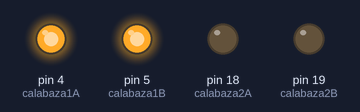
Recording of a sketch running on a simulated Arduino Uno, built with avr-gcc and run on an emulated ATmega328P. On the bench: output pins drawn as LEDs (lit = HIGH).

Above: at 0.15 s.
At 2.4 s:
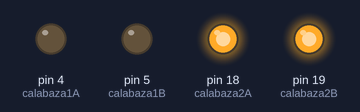
At 4.35 s:
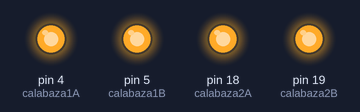
At 5.7 s:
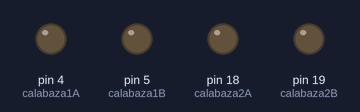
Timing chart, 0 to 8.0 s (numbered marks = the images above):
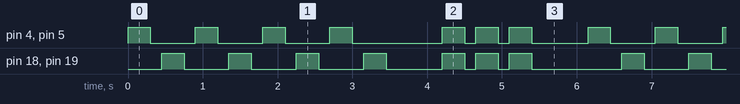

Measured:
- by itself, pin 4 (calabaza1A), pin 5 (calabaza1B): repeats every 6.2 s: 3 × (LOW 0.60 s, HIGH 0.30 s), LOW 1.2 s, 2 × (HIGH 0.30 s, LOW 0.15 s), HIGH 0.30 s, LOW 0.75 s, HIGH 0.30 s
- by itself, pin 18 (calabaza2A), pin 19 (calabaza2B): repeats every 6.2 s: 3 × (LOW 0.60 s, HIGH 0.30 s), LOW 0.75 s, 2 × (HIGH 0.30 s, LOW 0.15 s), HIGH 0.30 s, LOW 1.2 s, HIGH 0.30 s
- by itself, everything shown: repeats every 6.2 s, in 22 steps

The sketch:

calabazasRitmicas.ino
```cpp
const int calabaza1A = 4;
const int calabaza1B = 5;
const int calabaza2A = 18;
const int calabaza2B = 19;

int tiempoParpadeo = 300;
int tiempoEntrePasos = 150;
int pausaEntreRondas = 600;

void encenderCalabaza1(bool estado) {
  digitalWrite(calabaza1A, estado);
  digitalWrite(calabaza1B, estado);
}

void encenderCalabaza2(bool estado) {
  digitalWrite(calabaza2A, estado);
  digitalWrite(calabaza2B, estado);
}

void apagarTodas() {
  encenderCalabaza1(LOW);
  encenderCalabaza2(LOW);
}

void secuenciaAlternada() {
  for (int i = 0; i < 4; i++) {
    encenderCalabaza1(HIGH);
    delay(tiempoParpadeo);
    encenderCalabaza1(LOW);
    delay(tiempoEntrePasos);

    encenderCalabaza2(HIGH);
    delay(tiempoParpadeo);
    encenderCalabaza2(LOW);
    delay(tiempoEntrePasos);
  }
  delay(pausaEntreRondas);
}

void secuenciaJuntas() {
  for (int i = 0; i < 3; i++) {
    encenderCalabaza1(HIGH);
    encenderCalabaza2(HIGH);
    delay(tiempoParpadeo);
    apagarTodas();
    delay(tiempoEntrePasos);
  }
  delay(pausaEntreRondas);
}

void setup() {
  pinMode(calabaza1A, OUTPUT);
  pinMode(calabaza1B, OUTPUT);
  pinMode(calabaza2A, OUTPUT);
  pinMode(calabaza2B, OUTPUT);
  apagarTodas();
}

void loop() {
  secuenciaAlternada();
  secuenciaJuntas();
}
```
